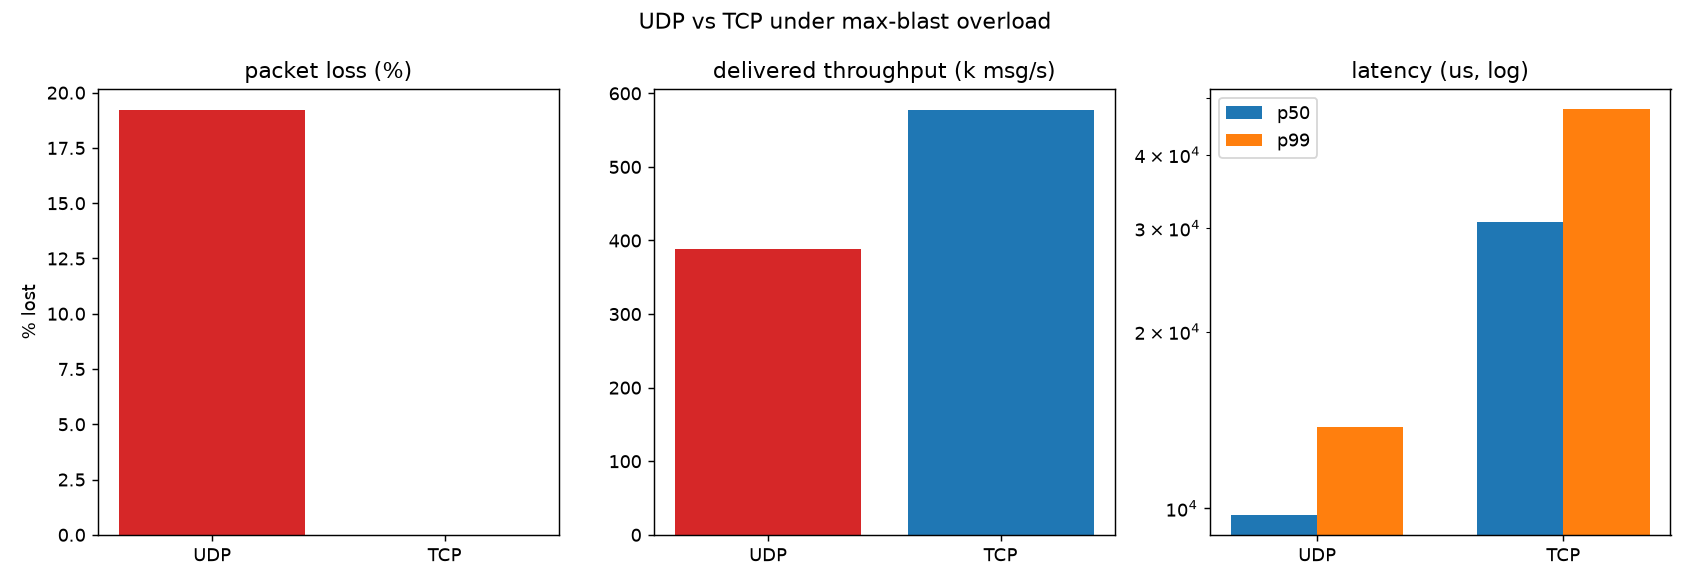

This figure's Python source:
import csv
import sys

import matplotlib

matplotlib.use("Agg")
import matplotlib.pyplot as plt

DEFAULTS = [
    "UDP:../01-upd/experiment/results_unlimited.csv",
    "TCP:../02-tcp/experiment/results_d0.csv",
]


def load(path: str) -> list[tuple[int, int, int]]:
    with open(path) as f:
        r = csv.DictReader(f)
        return [(int(x["seq"]), int(x["send_ns"]), int(x["recv_ns"])) for x in r]


def percentile(v: list[float], p: float) -> float:
    return v[min(len(v) - 1, int(p / 100.0 * len(v)))] if v else 0.0


def summarize(label: str, path: str) -> dict:
    rows = load(path)
    received = len(rows)
    expected = max(s for s, _, _ in rows) + 1
    recv_ns = [r for _, _, r in rows]
    span_s = (max(recv_ns) - min(recv_ns)) / 1e9 if received > 1 else 0.0
    lat_us = sorted((recv - send) / 1000.0 for _, send, recv in rows)
    return {
        "label": label,
        "loss_pct": 100.0 * (expected - received) / expected,
        "throughput_k": (received / span_s / 1000.0) if span_s > 0 else 0.0,
        "p50": percentile(lat_us, 50),
        "p99": percentile(lat_us, 99),
    }


def main() -> None:
    args = sys.argv[1:] or DEFAULTS
    runs = [summarize(*a.split(":", 1)) for a in args]
    labels = [r["label"] for r in runs]
    colors = ["tab:red", "tab:blue", "tab:green", "tab:orange"][: len(runs)]

    fig, axes = plt.subplots(1, 3, figsize=(13, 4.5))

    axes[0].bar(labels, [r["loss_pct"] for r in runs], color=colors)
    axes[0].set_title("packet loss (%)")
    axes[0].set_ylabel("% lost")

    axes[1].bar(labels, [r["throughput_k"] for r in runs], color=colors)
    axes[1].set_title("delivered throughput (k msg/s)")

    x = range(len(runs))
    w = 0.35
    axes[2].bar([i - w / 2 for i in x], [r["p50"] for r in runs], w, label="p50")
    axes[2].bar([i + w / 2 for i in x], [r["p99"] for r in runs], w, label="p99")
    axes[2].set_yscale("log")
    axes[2].set_xticks(list(x))
    axes[2].set_xticklabels(labels)
    axes[2].set_title("latency (us, log)")
    axes[2].legend()

    fig.suptitle("UDP vs TCP under max-blast overload")
    fig.tight_layout()
    fig.savefig("compare_udp_tcp.png", dpi=130)

    for r in runs:
        print(
            f"{r['label']:5} loss {r['loss_pct']:5.2f}%  "
            f"thr {r['throughput_k']:7.1f}k msg/s  "
            f"p50 {r['p50']:.0f}us  p99 {r['p99']:.0f}us"
        )
    print("wrote compare_udp_tcp.png")


if __name__ == "__main__":
    main()
